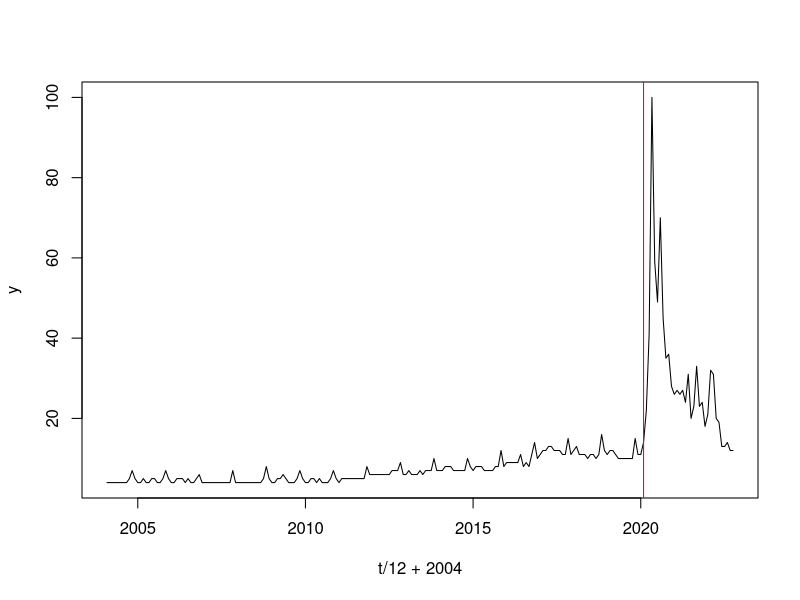
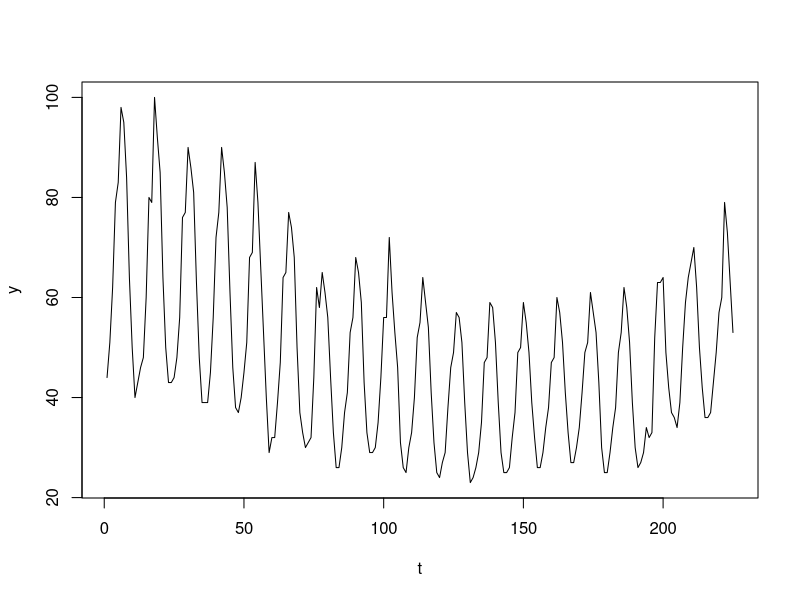
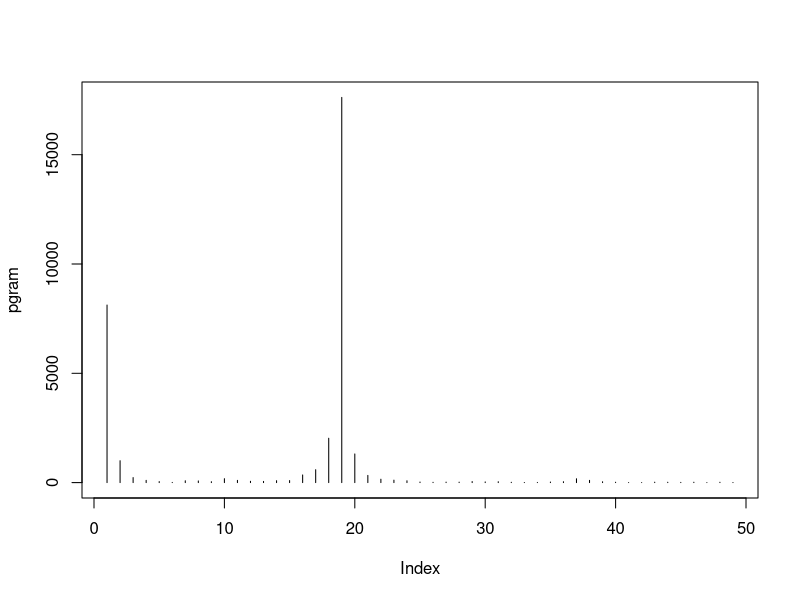
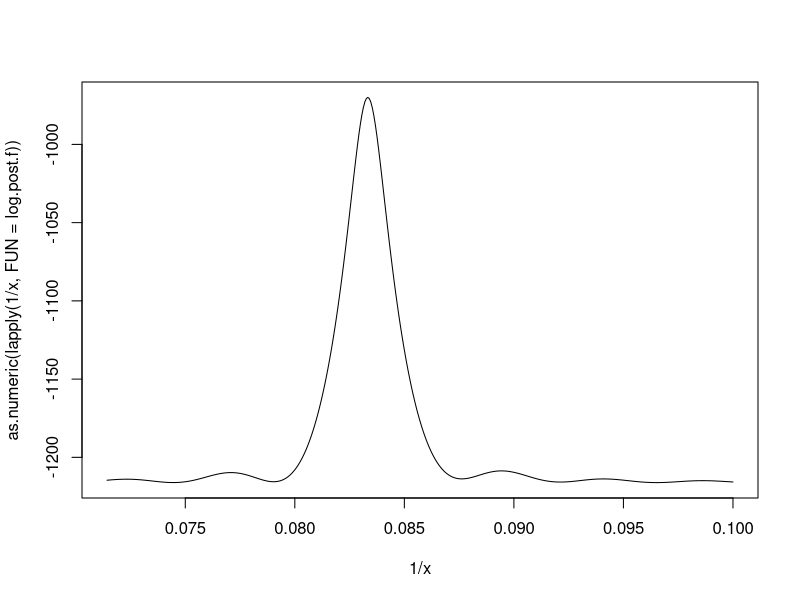
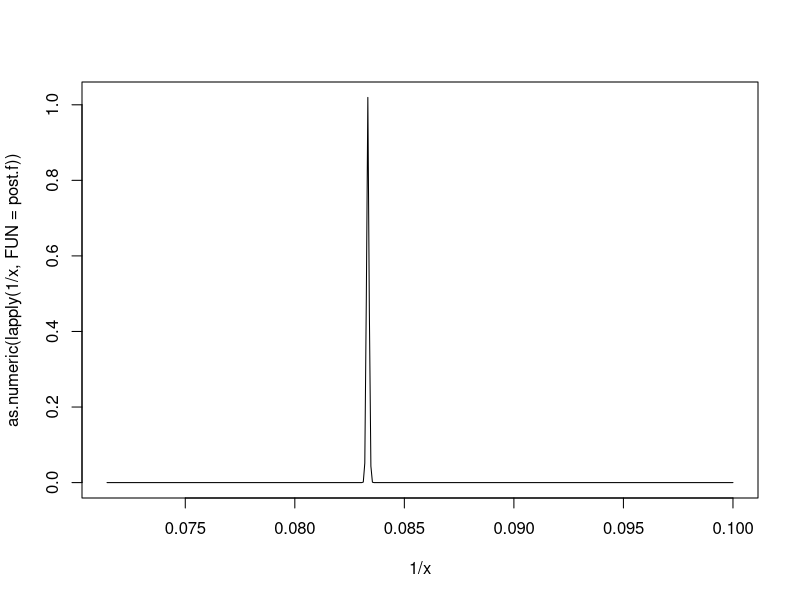
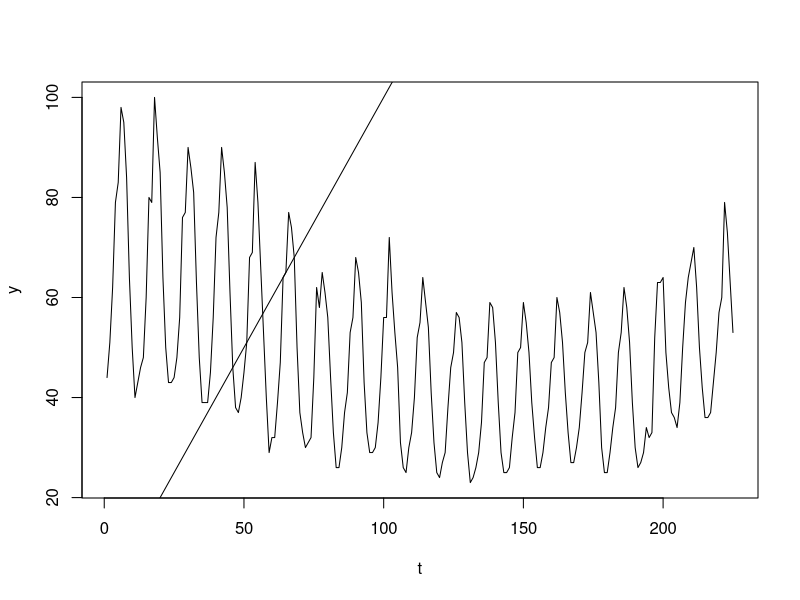
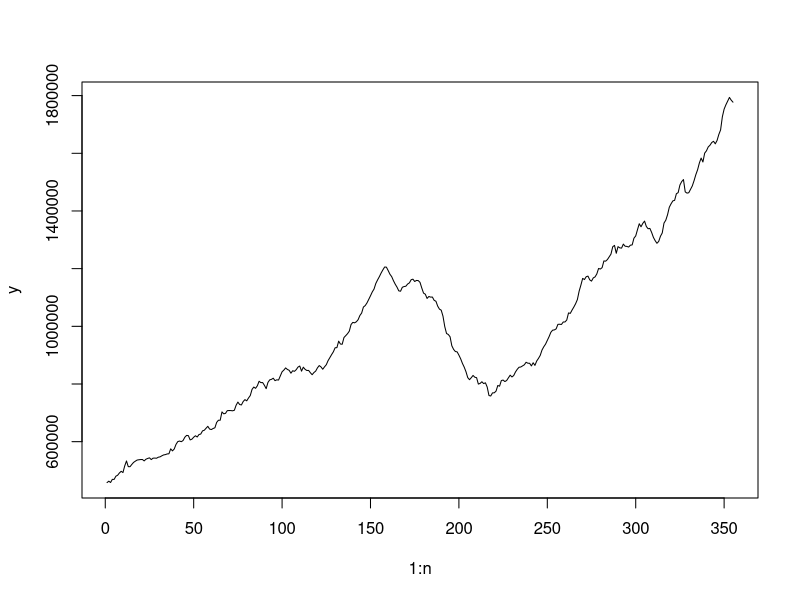

Recreate these plots in R, in order. (Note: this script raises an error after producing the figures.)
## ---- chunk 1
knitr::opts_chunk$set(echo = TRUE)
## ---- chunk 2
set.seed(111)
## ---- chunk 3
mask <- read.csv('mask.csv', skip=1, header=T)
head(mask)
## ---- chunk 4
n <- nrow(mask) # time series length, 225
t <- 1:n
y <- mask[,2] # values of the time series
## ---- chunk 5
log.post.c <- function(c) {
  X = matrix(1, nrow = n, ncol = 2)
  X[,2] = (t > c)
  #bhat = solve(t(X) %*% X) %*% t(X) %*% y
  mod = lm(y ~ 1 + X[,2])
  # log of posterior pdf of c
  log.post = (ncol(X) - n)/2*log(sum(mod$residuals^2)) - 0.5*log(det(t(X) %*% X))
  log.post
}  
## ---- chunk 6
c.vals <- c(3:(n-3))
log.values <- as.numeric(lapply(c.vals, FUN=log.post.c))
log.values <- log.values - max(log.values)
values <- exp(log.values)
## ---- chunk 7
ind.max = which.max(log.values)
c.est <- c.vals[ind.max]
print(c.est)
## ---- chunk 8
plot(t/12 + 2004, y, type='l')
abline(v=c.est/12 + 2004, col='red')
## ---- chunk 9
total = sum(values)
d = 1
conf.total = values[c.est]
while(conf.total <= .95 * total) {
  conf.total <- conf.total + values[c.est-d] + values[c.est+d]
  d <- d + 1
}
c(c.est-d, c.est+d)
## ---- chunk 10
post.pmf = values / sum(values)
#plot(c.vals, post.pmf, type='l')
## ---- chunk 11
library(mvtnorm)
N = 2000 #number of posterior samples
post.samples = matrix(-1, N, 3)
post.samples[,1] = sample(c.vals, N, replace = T, prob = post.pmf) # iid samples of posterior c
for(i in 1:N)
{
    cp = post.samples[i,1] # changepoint
    
    # below, we sample one mu_0 and one mu_1 from the appropriate t distribution.
    # mu_samples is c(mu_0, mu_1)
    X = matrix(1, nrow = n, ncol = 2)
    X[,2] = (t > cp)
    lin.model = lm(y ~ 1 + X[,2])
    bhat = lin.model$coefficients
    sighat = sqrt((sum((lin.model$residuals)^2))/(n-2)) #this is also denoted by the Residual Standard Error
    Sigma.mat = (sighat^2)*solve(t(X) %*% X)
    chiran = (rchisq(1, df = n-2))
    mu.samples = bhat + (rmvnorm(1, sigma = Sigma.mat))/(sqrt(chiran/(n-2)))
    mu.samples[2] = mu.samples[1] + mu.samples[2]
    
    post.samples[i,2:3] = mu.samples
}
## ---- chunk 12
summary(post.samples[, 2])
summary(post.samples[, 3])
var(post.samples[, 2])
## ---- chunk 13
1/sqrt(.288*.05*225) # for chebyshev inequality CI
## ---- chunk 14
quantile(post.samples[, 2], c(.025, .975))
## ---- chunk 15
golf <- read.csv('golf.csv', skip=1, header=T)
head(golf)
y = golf[,2]
n = length(y)
t = 1:n
## ---- chunk 16
plot(t, y, type='l')

n_half = as.integer(n/2)
pgram = abs(fft(y)[2:50])^2 / n # peaks at 19
plot(pgram, type='h')
225/19 # roughly 12. As expected, we have yearly trend
## ---- chunk 17
log.post.f = function(f) {
  X = matrix(1, nrow=n, ncol=5)
  X[,2] = t
  X[,3] = t^2
  X[,4] = cos(2*pi*f*t)
  X[,5] = sin(2*pi*f*t)
  
  lin.mod = lm(y ~ 1 + X[,2] + X[,3] + X[,4] + X[,5])
  
  -log(det(t(X) %*% X))/2 - log(sum((lin.mod$residuals)^2))*(n-5)/2
}
## ---- chunk 18
x = seq(10, 14, by=.01)
plot(1/x, as.numeric(lapply(1/x, FUN=log.post.f)), type='l')
## ---- chunk 19
opt = optimize(log.post.f, interval=c(.080, .085), maximum = T)
f.hat = opt$maximum
log.post.f.max = opt$objective
post.f = function(f) {
  exp(log.post.f(f) - log.post.f.max)
}
## ---- chunk 20
1/f.hat # very close to 12
## ---- chunk 21
plot(1/x, as.numeric(lapply(1/x, FUN=post.f)), type='l')
## ---- chunk 22
post.f(1/12) # 1/12 is even better than f.hat, kind of weird
post.f(f.hat)
## ---- chunk 23
ci.prob = function(d) {
  
}
## ---- chunk 24
fitted.func = function(t) {
  
}

plot(t, y, type='l')
lines(t, )
## ---- chunk 25
df = read.csv('TTLCONS.csv')
y = df$TTLCONS
n = length(y)
## ---- chunk 26
plot(1:n, y, type='l')
## ---- chunk 27
#cps: change of slope points s_1, s_2.
logpost = function(cps) 
{
    cps = sort(cps)
    k = length(cps)
    X = matrix(1, nrow = n, ncol = (k+2))
    X[,2] = 1:n
    for(j in 1:k)
    {
        X[,(j+2)] = pmax(c(1:n) - cps[j], 0)
    }
    mod = lm(y ~ X)
    log.value = ((ncol(X) - n)/2)*(log(sum(mod$residuals^2))) - (0.5*(log(det(t(X) %*% X))))
    return(log.value)
}
## ---- chunk 28
logpost.matrix = matrix(0, nrow=n-3, ncol=n-3) # saves logpost(c(s1, s2)) so that we don't need
# to compute again

logpost.max = logpost(c(3,4))
s.hat = c(0, 0) # MAP estimator for s
# the nested for loops take 20 seconds
for (s1 in 3:(n-3)) {
  if (s1+1 > n-3) {
    # then no need to go to the second for loop
    # need this if statement, or (s1+1):(n-3) will cause bug when s1+1 > n-3
    break
  }
  for (s2 in (s1+1):(n-3)) {
    m = logpost(c(s1, s2))
    logpost.matrix[s1, s2] = m
    if (m > logpost.max) {
      logpost.max = m
      s.hat[1] = s1
      s.hat[2] = s2
    }
  }
}
## ---- chunk 29
post.s = matrix(0, nrow=n-3, ncol=n-3)
for (s1 in 3:(n-3)) {
  if (s1+1 > n-3) {
    # then no need to go to the second for loop
    # need this if statement, or (s1+1):(n-3) will cause bug when s1+1 > n-3
    break
  }
  for (s2 in (s1+1):(n-3)) {
    post.s[s1, s2] = exp(logpost.matrix[s1, s2] - logpost.max)
  }
}
## ---- chunk 30
post.s1 = apply(post.s, MARGIN=1, sum)
post.s2 = apply(post.s, MARGIN=2, sum)
# normalize
post.s1 = post.s1 / sum(post.s1)
post.s2 = post.s2 / sum(post.s2)
## ---- chunk 31
d = 1
conf.total = post.s1[s.hat[1]]
while(conf.total <= .95) {
  conf.total <- conf.total + post.s1[s.hat[1]-d] + post.s1[s.hat[1]+d]
  d <- d + 1
}
c(s.hat[1]-d, s.hat[1]+d)
## ---- chunk 32
d = 1
conf.total = post.s2[s.hat[2]]
while(conf.total <= .95) {
  conf.total <- conf.total + post.s2[s.hat[2]-d] + post.s2[s.hat[2]+d]
  d <- d + 1
}
c(s.hat[2]-d, s.hat[2]+d)
## ---- chunk 33
#Posterior samples for all the parameters:
N = 2000 #number of posterior samples
post.samples = matrix(-1, N, 5)
post.samples[,1] = sample(csp.vals, N, replace = T, prob = expos)
for(i in 1:N)
{
    cps = post.samples[i,1]
    k = length(cps)
    X = matrix(1, nrow = n, ncol = (k+2))
    X[,2] = tme
    for(j in 1:k)
    {
        X[,(j+2)] = pmax(tme - cps[j], 0)
    }
    lin.model = lm(yy ~ -1 + X)
    bhat = lin.model$coefficients
    sighat = sqrt((sum((lin.model$residuals)^2))/(n-3)) #this is also denoted by the Residual Standard Error
    Sigma.mat = (sighat^2)*solve(t(X) %*% X)
    chiran = (rchisq(1, df = n-3))
    beta.samples = bhat + (rmvnorm(1, sigma = Sigma.mat))/(sqrt(chiran/(n-3)))
    sig.sample = sqrt((sum((lin.model$residuals)^2))/chiran)
    post.samples[i,c(2, 3, 4)] = beta.samples
    post.samples[i, 5] = sig.sample
}
summary(post.samples[,5]) #true sigma is 10
## ---- chunk 34
N = 2000 #number of posterior samples
# in post.samples, column 1 is for 
post.samples = matrix(-1, nrow=N, ncol=5)
post.samples[,1] = sample(csp.vals, N, replace = T, prob = expos)
